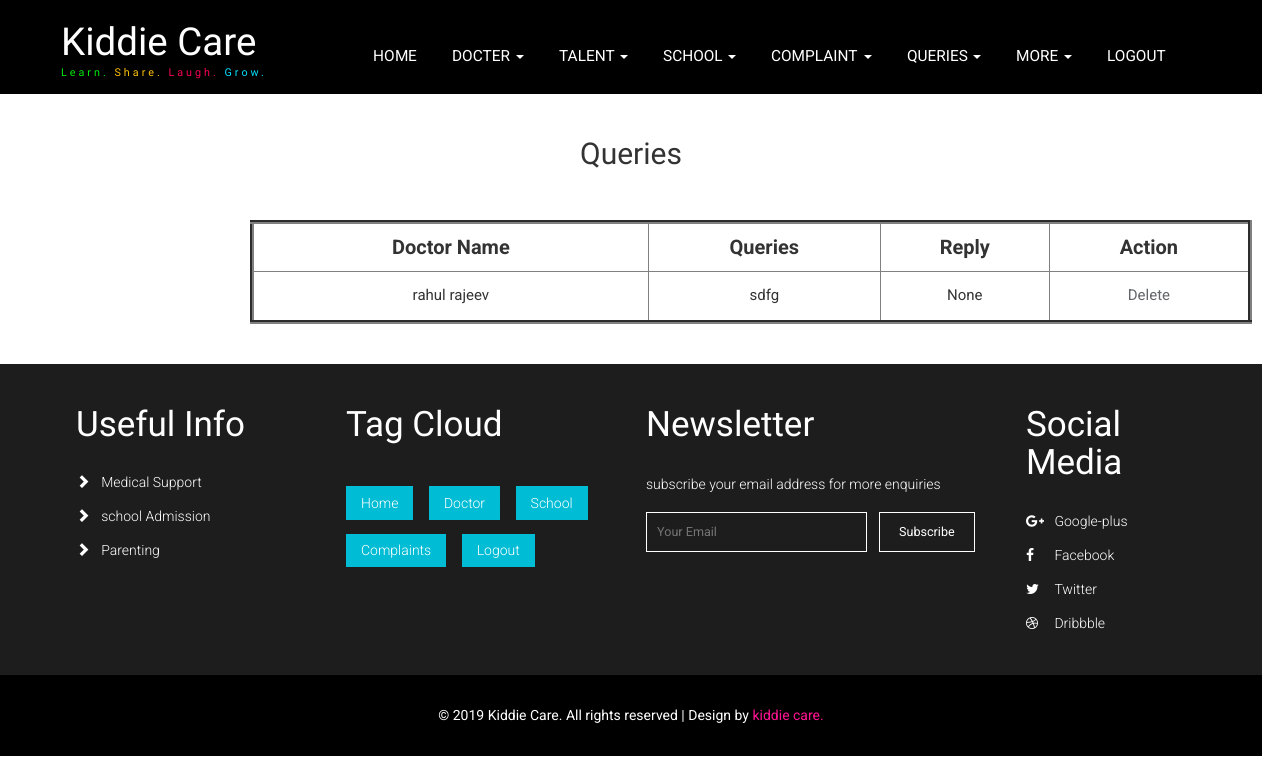
The page /addqueriesview (signed in) on the database its author committed.
### kiddiecloud/models.py (models this page shows)
class AddQuestions(db.Model):
    id = db.Column(db.Integer,primary_key=True)
    user = db.Column(db.String(200))
    question=db.Column(db.String(200),nullable=False)
    doctor = db.Column(db.String(200))
    replay = db.Column(db.String(200))
    status = db.Column(db.String(200))

### kiddiecloud/routes.py (the view)
@app.route('/addqueriesview')
@login_required
def addqueriesview():
    tasks=AddQuestions.query.all()
    return render_template('addqueriesview.html',tasks=tasks)

### kiddiecloud/models.py (called while the page is built)
@login_manager.user_loader
def load_user(id):
    return User.query.get(int(id))

### kiddiecloud/templates/addqueriesview.html
{% extends 'user_layout.html' %}
{% block content %}
<br><br>
<h2><center>Queries </center></h2>
    <table border="4" style="width:1002px; margin-left:250px; text-align:center; margin-top: 50px;">
        <tr style="font-weight: bold;height: 50px;font-size: 20px;">
            <td>Doctor Name</th>
            <td>Queries</th>
            <td>Reply</th>
            <td>Action</th>
        </tr>
        {% for tasks in tasks %}
            <tr style="font-size: 15px;height: 50px;">
                <td>{{ tasks.doctor }}</td>
                <td>{{ tasks.question }}</td>
                <td>{{ tasks.replay }}</td>
                <td><a href="/addqueriesdelete/{{tasks.id}}">Delete</a></td>
            </tr>
        {% endfor %}
    </table>
<br><br>
{% endblock %}

### kiddiecloud/static/css/style.css (style rules this page uses)
body { margin:0; font-family: 'Roboto', sans-serif; background: #fff; }
body a { transition: 0.5s all; -webkit-transition: 0.5s all; -moz-transition: 0.5s all; -o-transition: 0.5s all; -ms-transition: 0.5s all; text-decoration:none; outline:none; }
h1,h2,h3,h4,h5,h6 { margin:0; font-family: 'Yanone Kaffeesatz', sans-serif; }

### rows shown on the page
AddQuestions: doctor "rahul rajeev", question "sdfg", replay "None"
